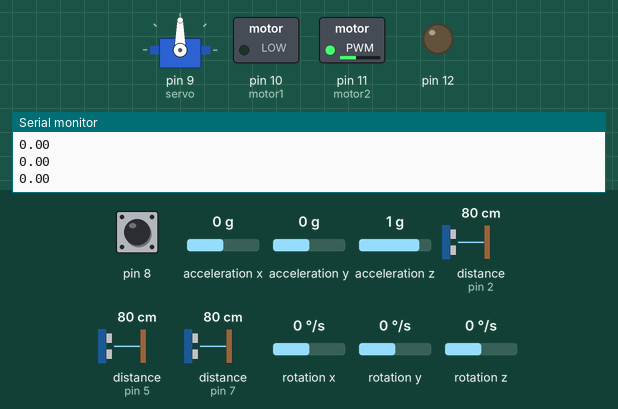
Bench run of a sketch on a simulated Arduino Uno, built with avr-gcc and run on an emulated ATmega328P. Shown: servo, switched loads named in the sketch (green lamp = pin HIGH), output pins drawn as LEDs (lit = HIGH), the last lines printed to the serial monitor. Inputs (shaded band) come from the test bench; at power-on: rotation z 0 °/s, pin 8 HIGH, acceleration x 0 g, acceleration y 0 g, acceleration z 1 g, distance to the obstacle (sensors on pin 2, pin 5, pin 7) 80 cm, rotation x 0 °/s, rotation y 0 °/s.

Above: at 13.2 s.
13.3 s: rotation z set to 9 °/s
At 14.06 s:
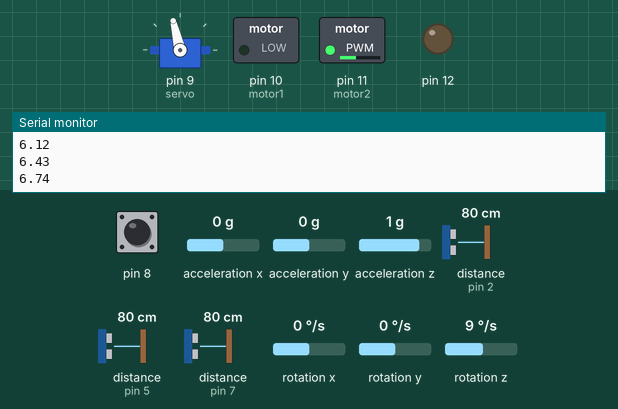
At 15.01 s:
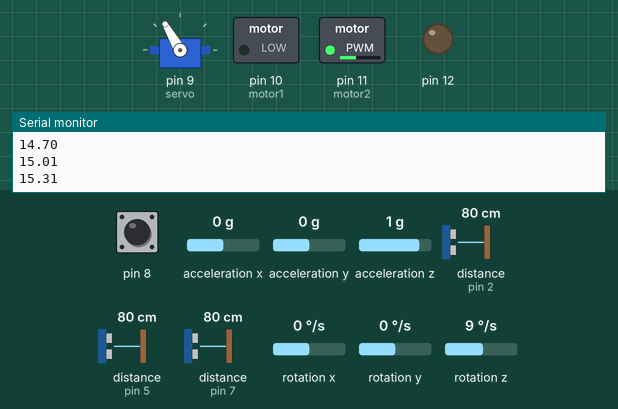
16.3 s: rotation z set to -192 °/s
18.1 s: rotation z set to 192 °/s
At 20.9 s:
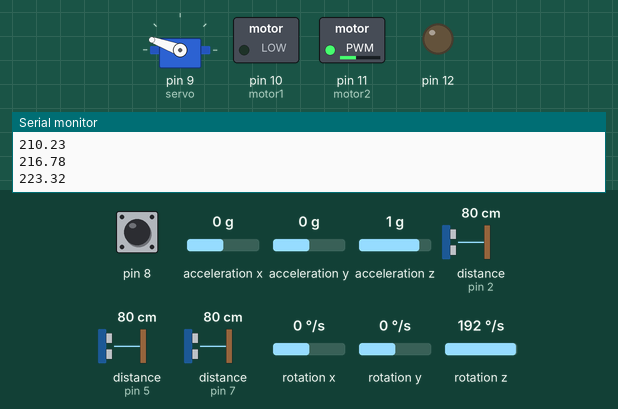
Timing chart, 0 to 22.4 s (numbered marks = the images above; inputs shaded):
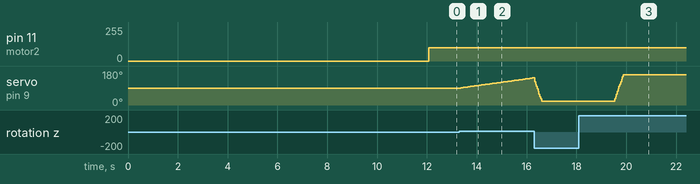

Measured:
- after the input at 13.3 s, servo on pin 9 (servo): moves from 90° to 144° over 2.9 s, starting after 0.06 s
- after the input at 18.1 s, servo on pin 9 (servo): moves from 20° to 160° over 0.34 s, starting after 1.4 s

The sketch:

main2.ino
```cpp
#include <Servo.h>
#include <HCSR04.h>
#include "Wire.h"
#include <MPU6050_light.h>

MPU6050 mpu(Wire);
UltraSonicDistanceSensor ultra_r(4, 5);
UltraSonicDistanceSensor ultra_c(3, 2);
UltraSonicDistanceSensor ultra_l(6, 7);
Servo servo_1;
int servo = 9;
int motor1 = 10;
int motor2 = 11;

int middle_servo = 90;

float wall_c = 0;
int state = 0;
int side = 0;
long timer = 0;
int target_angle = 0;
float sum_error = 0;
float error;
float d = 0;
float last_error = 0;
float correction;
int servo_position;
float start_c,start_r,start_l;
float straught_distance,c,r,l;
float right_distance;
boolean flag = true;

void setup() {
    pinMode(motor1, OUTPUT);
    pinMode(motor2, OUTPUT);
    Serial.begin(9600);
    servo_1.attach(servo);
    Wire.begin();
    servo_1.write(middle_servo);
    Serial.println("calibrate servo");
    delay(10000);
    byte status = mpu.begin();
    Serial.print(F("MPU6050 status: "));
    Serial.println(status);
    while(status!=0){ } // stop everything if could not connect to MPU6050
    Serial.println(F("Calculating offsets, do not move MPU6050"));
    delay(1000);
    mpu.calcOffsets(true,true); // gyro and accelero
    Serial.println("Done!\n");
    for (int i=0; i != 3; i++){right_distance = right_distance + ultra_r.measureDistanceCm();}
        right_distance = right_distance/3;
    pinMode(8, INPUT);
    pinMode(12, OUTPUT);
    while (digitalRead(8) == LOW){digitalWrite(12,HIGH);}digitalWrite(12,LOW);
    for (int i=0; i != 3; i++){start_c = start_c + ultra_c.measureDistanceCm();}
        start_c = start_c/3;
    for (int i=0; i != 3; i++){start_r = start_r + ultra_r.measureDistanceCm();}
        start_c = start_c/3;
    for (int i=0; i != 3; i++){start_l = start_l + ultra_l.measureDistanceCm();}
        start_l = start_l/3;
    target_angle = mpu.getAngleZ();

}

void loop() {
  analogWrite(motor1, 0);
  analogWrite(motor2, 100);
  mpu.update();
  if (flag == true){
  target_angle = mpu.getAngleZ();flag = false;}
//  Serial.print(target_angle);
  Serial.println(mpu.getAngleZ());


  error = mpu.getAngleZ()- target_angle;
  sum_error += error;
  d = error - last_error;
  last_error = error;
  correction = middle_servo + (error*2)+(d*1);
  correction +=  wall_c;
  if (correction >= 160){correction = 160;}
  if (correction <= 20){correction = 20;}
  servo_1.write(correction );
  straught_distance = 0;

  for (int i=0; i != 3; i++){straught_distance = straught_distance + ultra_c.measureDistanceCm();}
  straught_distance = straught_distance/3;

  c = ultra_c.measureDistanceCm();
  r = ultra_r.measureDistanceCm();
  l = ultra_l.measureDistanceCm();
  if (target_angle == 360 * 3 && start_c >= c){
    analogWrite(motor1, 0);
  analogWrite(motor2, 0);
  while(1){continue;}}
  if (r <= 30 && r >= 5){wall_c = -130/r;}
  else if (l <= 30 && l >= 5){wall_c = 130/l;}
  else{wall_c = 0;}
  if (straught_distance <= 50 && straught_distance >= 5 && c<=50 && c>=5 && millis()-timer >=3000 &&abs(mpu.getAngleZ()- target_angle)<=10  ){
    if (state == 0){
      right_distance = 0;
      for (int i=0; i != 3; i++){right_distance = right_distance + r;}
        right_distance = right_distance/3;
      if (right_distance <= 120 && right_distance >= 5 && r <= 120 && r>=5){side = -1;}
      else{side = -1;}
      state = 1;
    }
    if (side == 1){target_angle = target_angle - 90;Serial.println("right");}
    else if (side == -1){target_angle = target_angle + 90;Serial.println("left");}
    timer = millis();
  }


}
```
